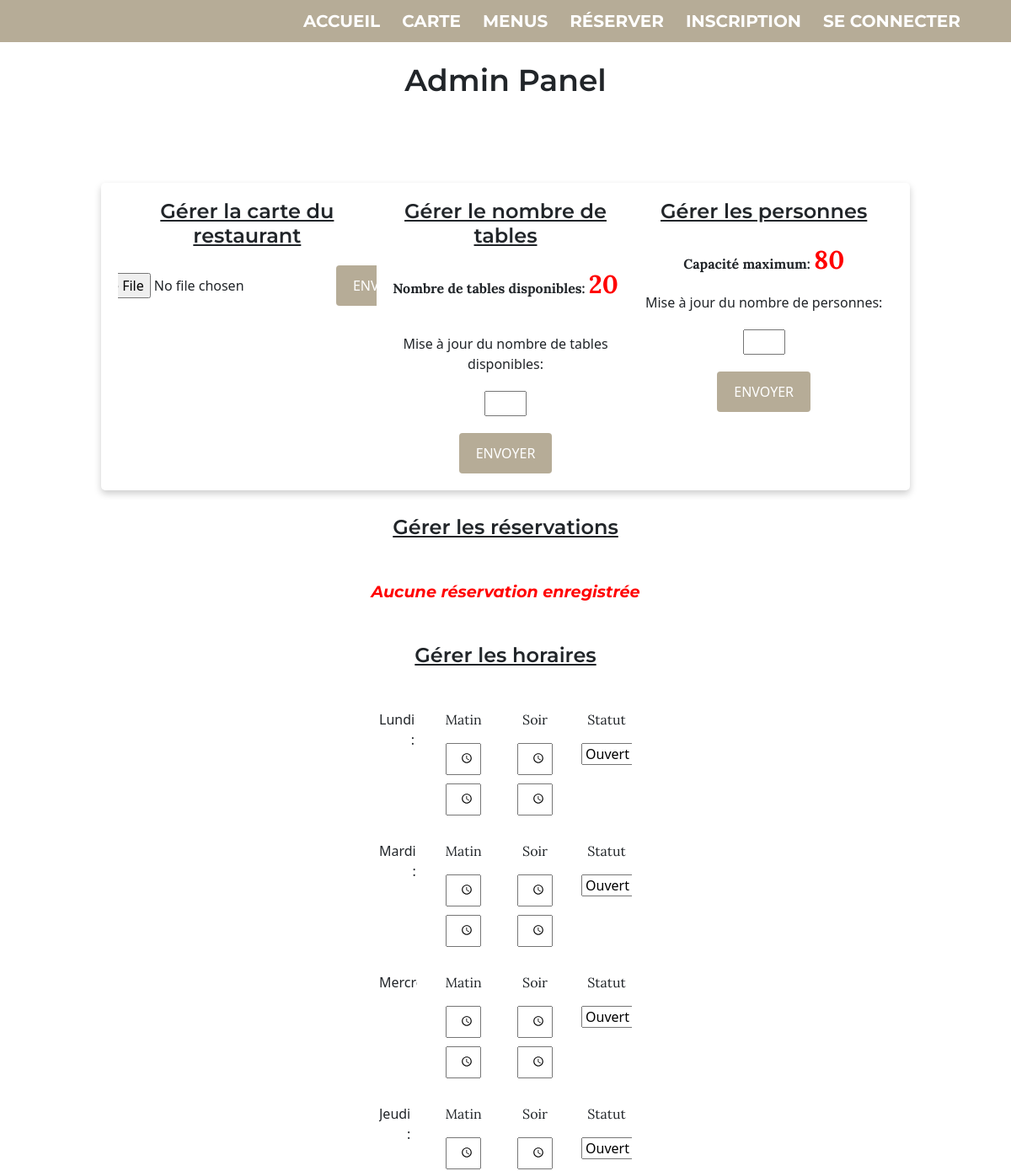
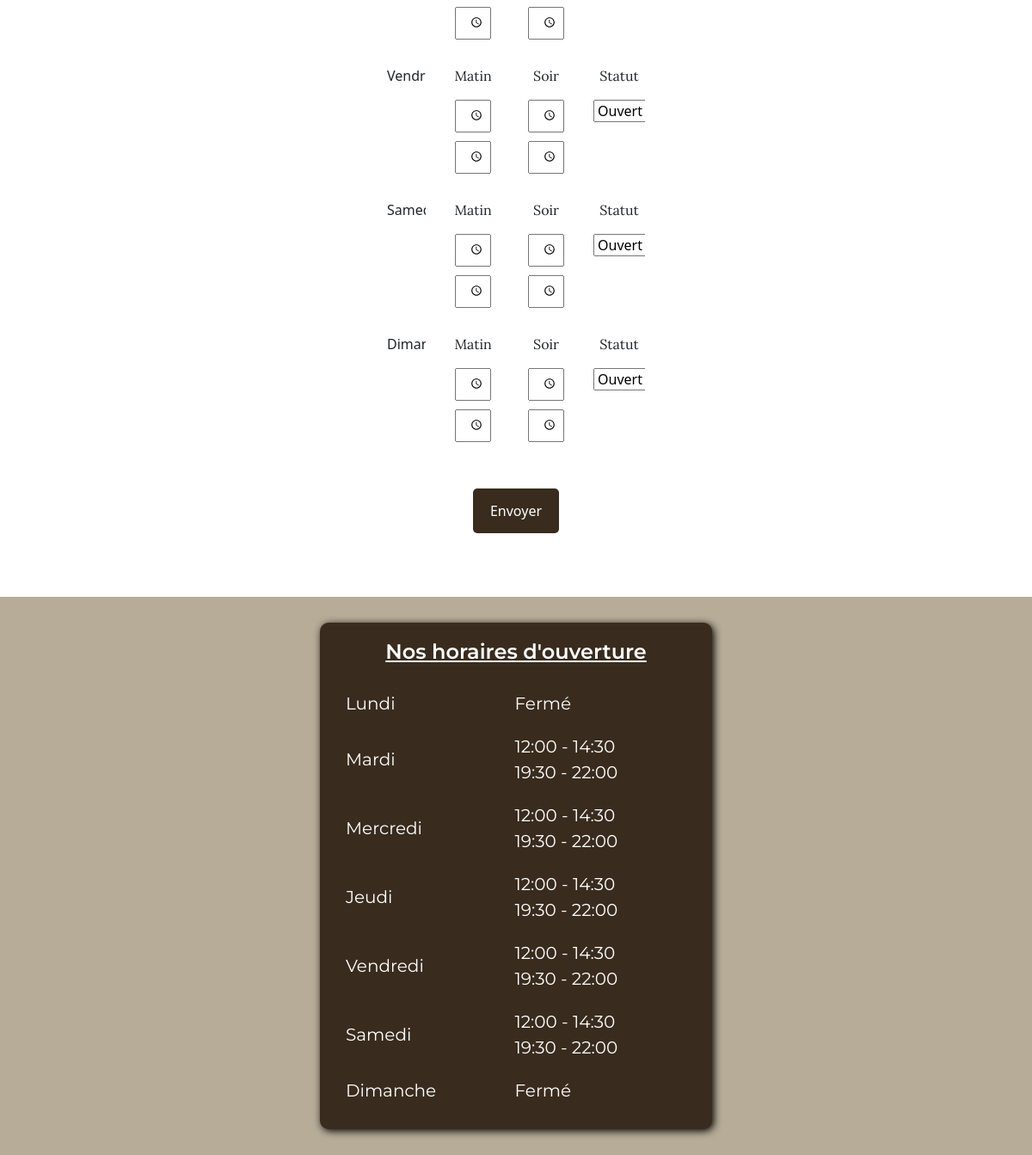
The app's page /front/src/pages/admin.php with its own data (2 pictures, top to bottom).
### tables this page shows
CREATE TABLE `tables` (
  `available` int DEFAULT NULL,
  `table_id` int NOT NULL AUTO_INCREMENT,
  PRIMARY KEY (`table_id`),
  CONSTRAINT `available_check` CHECK ((`available` >= 0))
);

CREATE TABLE `restaurant_capacity` (
  `id` int NOT NULL AUTO_INCREMENT,
  `capacity` int NOT NULL,
  PRIMARY KEY (`id`)
);

CREATE TABLE `restauranthours` (
  `id` int NOT NULL AUTO_INCREMENT,
  `day` varchar(10) NOT NULL,
  `open_morning` time NOT NULL,
  `close_morning` time NOT NULL,
  `open_evening` time NOT NULL,
  `close_evening` time NOT NULL,
  `status` tinyint NOT NULL DEFAULT '1',
  PRIMARY KEY (`id`)
);

### front/src/component/adminUpdateHours.php (the view, shortened to what this page needs)
<div class="container-footer">
  <h2>Nos horaires d'ouverture</h2>
  <table>
    <tbody>
      <?php
        $days = array('Lundi', 'Mardi', 'Mercredi', 'Jeudi', 'Vendredi', 'Samedi', 'Dimanche');
        foreach ($days as $day) {
          $query = "SELECT open_morning, close_morning, open_evening, close_evening, status FROM restauranthours WHERE day='$day'";
          $result = mysqli_query($conn, $query);
          $row = mysqli_fetch_assoc($result);
          $openMorning = $row['open_morning'];
          $closeMorning = $row['close_morning'];
          $openEvening = $row['open_evening'];
          $closeEvening = $row['close_evening'];
          $status = $row['status'];
          if ($status == 0) {
            echo "<tr><td>$day</td><td>Fermé</td></tr>";
          } else {
            echo "<tr><td>$day</td><td>" . date("H:i", strtotime($openMorning)) . " - " . date("H:i", strtotime($closeMorning)) . "<br>" . date("H:i", strtotime($openEvening)) . " - " . date("H:i", strtotime($closeEvening)) . "</td></tr>";
          }
        }
      ?>
    </tbody>
  </table>
</div>

### front/src/component/admin/adminPanel.php (shortened to what this page needs)
<h1 class="admin-panel-title">Admin Panel</h1>
<div class="admin-panel">
  <div class="admin-panel-section">
    <h2 class="admin-title-carte">Gérer la carte du restaurant</h2>
    <form action="../../../includes/csv.inc.php" method="post" enctype="multipart/form-data" class="admin-panel-form">
      <input type="file" name="plats_upload" class="admin-panel-input-file">
      <input type="submit" value="ENVOYER" class="admin-panel-submit-button">
    </form>
  </div>
  <div class="admin-panel-section">
    <h2 class="admin-title-table">Gérer le nombre de tables</h2>
    <?php
      include_once '../../../includes/dbh.inc.php';
      $select_query = "SELECT available FROM tables";
      $result = mysqli_query($conn, $select_query);
      $row = mysqli_fetch_assoc($result);
      $table_count = $row['available'] ?? 0;
    ?>
      <p class="text-table">Nombre de tables disponibles: <span style="font-size:30px; color:red;"><?php echo $table_count; ?></span></p>
      <form action="http://localhost/STUDI/ECF/SiteWeb/front/src/component/adminUpdateTables.php" method="post" class="form-table">
        <label for="table_count" class="table-count">Mise à jour du nombre de tables disponibles:</label>
        <input type="number" id="table_count" name="table_count" min="0" style="width:50px">
        <input type="submit" value="ENVOYER">
      </form>
  </div>
  <div class="admin-panel-section">
    <h2 class="admin-title-people">Gérer les personnes</h2>
    <?php
      include_once '../../../includes/dbh.inc.php';
      $select_query = "SELECT capacity FROM restaurant_capacity";
      $result = mysqli_query($conn, $select_query);
      $row = mysqli_fetch_assoc($result);
      $people_count = $row['capacity'] ?? 0;
    ?>
  <p class="text-capacity">Capacité maximum: <span style="font-size:30px; color:red;"><?php echo $people_count; ?></span></p>
      <form action="http://localhost/STUDI/ECF/SiteWeb/front/src/component/adminUpdatePeopleCount.php" method="post" class="form-people">
        <label for="people_count" class="people-count">Mise à jour du nombre de personnes:</label>
        <input type="number" id="people_count" name="people_count" min="0" style="width:50px">
        <input type="submit" value="ENVOYER">
      </form>
  </div>
</div>
<h2 class="booking-title">Gérer les réservations</h2>
<?php
  include_once '../../../includes/dbh.inc.php';
  $allergyBool = array(
    "yes" => "Oui",
    "no" => "Non"
  );
  $allergyMap = array(
    "gluten" => "Gluten",
    "milk" => "Lait",
    "eggs" => "Oeufs",
    "peanut" => "Arachide",
    "nuts" => "Fruit à coque",
    "seafood" => "Fruit de la mer",
    "mollusc" => "Mollusque",
    "fish" => "Poisson",
    "celery" => "Céleri",
    "soja" => "Soja",
    "sesame" => "Sésame",
    "lupin" => "Lupin",
    "sulfite" => "Sulfites",
    "other-allergy" => "Autres"
  );
  $sql = "SELECT * FROM booking";
  $result = mysqli_query($conn, $sql);
  if (mysqli_num_rows($result) > 0) {
      echo "<table class='booking-table'>";
      echo "<tr>";
      echo "<th class='booking-table-header'>Date</th>";
      echo "<th class='booking-table-header'>Heure</th>";
      echo "<th class='booking-table-header'>Nom</th>";
      echo "<th class='booking-table-header'>Email</th>";
      echo "<th class='booking-table-header'>Téléphone</th>";
      echo "<th class='booking-table-header'>Nombre de couverts</th>";
      echo "<th class='booking-table-header'>Allergie</th>";
      echo "<th class='booking-table-header'>Type d'allergie</th>";
      echo "<th class='booking-table-header'>Supprimer</th>";
      echo "</tr>";
      while ($row = mysqli_fetch_assoc($result)) {
        echo "<tr class='booking-table-row'>";
        echo "<td class='booking-table-data'>" . (new DateTime($row["date"]))->format("d-m-Y") . "</td>";
        echo "<td class='booking-table-data'>" . $row["time"] . "</td>";
        echo "<td class='booking-table-data'>" . $row["name"] . "</td>";
        echo "<td class='booking-table-data'>" . $row["email"] . "</td>";
        echo "<td class='booking-table-data'>" . $row["phone"] . "</td>";
        echo "<td class='booking-table-data'>" . $row["guests"] . "</td>";
        echo "<td class='booking-table-data'>" . $allergyBool[$row["allergy"]] . "</td>";
        echo "<td class='booking-table-data'>" . (array_key_exists($row["allergy_type"], $allergyMap) ? $allergyMap[$row["allergy_type"]] : "") . "</td>";
        echo "<td><button class='delete-btn' onclick='deleteBooking(".$row['id'].")'>Supprimer</button></td>";
        echo "</tr>";
      }
      echo "</table>";
  } else {
      echo "<h3 class='no-booking'>Aucune réservation enregistrée</h3>";
  }
?>
<h2 class="title-hours">Gérer les horaires</h2>
  <form action="http://localhost/STUDI/ECF/SiteWeb/includes/updateHours.inc.php" method="post" class="form-hours-update">
      <div class="day-hours-container">
        <div class="day-hours-row">
          <div class="weekday-label-col">
            <label for="lundiOpenMorning">Lundi :</label>
          </div>
          <div class="morning-hours-col">
            <p class="morning-evening">Matin</p>
            <input type="time" id="lundiOpenMorning" name="lundiOpenMorning">
            <input type="time" id="lundiCloseMorning" name="lundiCloseMorning">
          </div>
          <div class="evening-hours-col">
            <p class="morning-evening">Soir</p>
            <input type="time" id="lundiOpenEvening" name="lundiOpenEvening">
            <input type="time" id="lundiCloseEvening" name="lundiCloseEvening">
          </div>
          <div class="status-col">
            <p class="status-day">Statut</p>
            <select id="lundiStatus" name="lundiStatus">
              <option value="1">Ouvert</option>
            </select>
          </div>
        </div>
      </div>
      <div class="day-hours-container">
        <div class="day-hours-row">
          <div class="weekday-label-col">
            <label for="mardiOpenMorning">Mardi :</label>
          </div>
          <div class="morning-hours-col">
            <p class="morning-evening">Matin</p>
            <input type="time" id="mardiOpenMorning" name="mardiOpenMorning">
            <input type="time" id="mardiCloseMorning" name="mardiCloseMorning">
          </div>
          <div class="evening-hours-col">
            <p class="morning-evening">Soir</p>
            <input type="time" id="mardiOpenEvening" name="mardiOpenEvening">
            <input type="time" id="mardiCloseEvening" name="mardiCloseEvening">
          </div>
          <div class="status-col">
            <p class="status-day">Statut</p>
            <select id="mardiStatus" name="mardiStatus">
              <option value="1">Ouvert</option>
            </select>
          </div>
        </div>
      </div>
      <div class="day-hours-container">
        <div class="day-hours-row">
          <div class="weekday-label-col">
            <label for="mercrediOpenMorning">Mercredi :</label>
          </div>
          <div class="morning-hours-col">
            <p class="morning-evening">Matin</p>
            <input type="time" id="mercrediOpenMorning" name="mercrediOpenMorning">
            <input type="time" id="mercrediCloseMorning" name="mercrediCloseMorning">
          </div>
          <div class="evening-hours-col">
            <p class="morning-evening">Soir</p>
            <input type="time" id="mercrediOpenEvening" name="mercrediOpenEvening">
            <input type="time" id="mercrediCloseEvening" name="mercrediCloseEvening">
          </div>
          <div class="status-col">
            <p class="status-day">Statut</p>
            <select id="mercrediStatus" name="mercrediStatus">
              <option value="1">Ouvert</option>
            </select>
          </div>
        </div>
      </div>
      <div class="day-hours-container">
        <div class="day-hours-row">
          <div class="weekday-label-col">
            <label for="jeudiOpenMorning">Jeudi :</label>
          </div>
          <div class="morning-hours-col">
            <p class="morning-evening">Matin</p>
            <input type="time" id="jeudiOpenMorning" name="jeudiOpenMorning">
            <input type="time" id="jeudiCloseMorning" name="jeudiCloseMorning">
          </div>
          <div class="evening-hours-col">
            <p class="morning-evening">Soir</p>
            <input type="time" id="jeudiOpenEvening" name="jeudiOpenEvening">
            <input type="time" id="jeudiCloseEvening" name="jeudiCloseEvening">
          </div>
          <div class="status-col">
            <p class="status-day">Statut</p>
            <select id="jeudiStatus" name="jeudiStatus">
              <option value="1">Ouvert</option>
            </select>
          </div>
        </div>
      </div>
       <div class="day-hours-container">
        <div class="day-hours-row">
          <div class="weekday-label-col">
            <label for="vendrediOpenMorning">Vendredi :</label>
          </div>
          <div class="morning-hours-col">
            <p class="morning-evening">Matin</p>
            <input type="time" id="vendrediOpenMorning" name="vendrediOpenMorning">
            <input type="time" id="vendrediCloseMorning" name="vendrediCloseMorning">
          </div>
          <div class="evening-hours-col">
            <p class="morning-evening">Soir</p>
            <input type="time" id="vendrediOpenEvening" name="vendrediOpenEvening">
            <input type="time" id="vendrediCloseEvening" name="vendrediCloseEvening">
          </div>
          <div class="status-col">
            <p class="status-day">Statut</p>
            <select id="vendrediStatus" name="vendrediStatus">
              <option value="1">Ouvert</option>
            </select>
          </div>
        </div>
      </div>
      <div class="day-hours-container">
        <div class="day-hours-row">
          <div class="weekday-label-col">
            <label for="samediOpenMorning">Samedi :</label>
          </div>
          <div class="morning-hours-col">
            <p class="morning-evening">Matin</p>
            <input type="time" id="samediOpenMorning" name="samediOpenMorning">
            <input type="time" id="samediCloseMorning" name="samediCloseMorning">
          </div>
          <div class="evening-hours-col">
            <p class="morning-evening">Soir</p>
            <input type="time" id="samediOpenEvening" name="samediOpenEvening">
            <input type="time" id="samediCloseEvening" name="samediCloseEvening">
          </div>
          <div class="status-col">
            <p class="status-day">Statut</p>
            <select id="samediStatus" name="samediStatus">
              <option value="1">Ouvert</option>
            </select>
          </div>
        </div>
      </div>
      <div class="day-hours-container">
        <div class="day-hours-row">
          <div class="weekday-label-col">
            <label for="dimancheOpenMorning">Dimanche :</label>
          </div>
          <div class="morning-hours-col">
            <p class="morning-evening">Matin</p>
            <input type="time" id="dimancheOpenMorning" name="dimancheOpenMorning">
            <input type="time" id="dimancheCloseMorning" name="dimancheCloseMorning">
          </div>
          <div class="evening-hours-col">
            <p class="morning-evening">Soir</p>
            <input type="time" id="dimancheOpenEvening" name="dimancheOpenEvening">
            <input type="time" id="dimancheCloseEvening" name="dimancheCloseEvening">
          </div>
          <div class="status-col">
            <p class="status-day">Statut</p>
            <select id="dimancheStatus" name="dimancheStatus">
              <option value="1">Ouvert</option>
            </select>
          </div>
        </div>
      </div>
  <div class="hours-submit-container">
    <form action="http://localhost/STUDI/ECF/SiteWeb/front/src/component/adminUpdateHours.php" method="post">
    <input type="submit" value="Envoyer" class="input-hours">
    </form>
  </div>

### css/style.css (style rules this page uses)
*, body { box-sizing: border-box; scroll-behavior: smooth; overflow-x: hidden; }
h1, h2, h3, h4, h5, h6 { font-family: 'Montserrat', sans-serif; font-weight: 600; }
p { font-family: 'Lora', sans-serif; font-weight: 400; }
.admin-panel-title { font-size: 36px; text-align: center; margin-bottom: 100px; font-family: 'Montserrat', sans-serif; }
.admin-panel { display: flex; justify-content: space-between; margin-top: 20px; width: 80%; margin: 0 auto; padding: 20px; box-shadow: 0 4px 8px 0 rgba(0,0,0,0.2); border-radius: 5px; margin-bottom: 30px; }
.admin-panel-section { width: 45%; }
.admin-title-people { text-align: center; margin-bottom: 20px; }
.admin-title-carte { text-align: center; margin-bottom: 20px; }
.admin-title-table { text-align: center; margin-bottom: 20px; }
.admin-panel-form { display: flex; justify-content: center; align-items: center; }
.admin-panel-input-file { margin-right: 10px; }
.no-booking { color: red; font-style: italic; font-size: 1.2em; font-weight: bold; text-align: center; margin: 50px; }
.text-table { font-weight: bold; margin-top: 20px; text-align: center; }
.text-capacity { font-weight: bold; margin-top: 20px; text-align: center; }
.table-count { margin: 0 auto; text-align: center; margin-top: 20px; margin-bottom: 20px; }
.form-table { display: flex; flex-direction: column; align-items: center; }
#table_count { margin-bottom: 20px; }
.form-people { display: flex; flex-direction: column; align-items: center; }
#people_count { margin-bottom: 20px; margin-top: 20px; }
.admin-panel input[type="submit"] { background-color: #B6AC97; color: white; padding: 12px 20px; border: none; border-radius: 4px; cursor: pointer; font-size: 16px; }
.title-hours { font-family: 'Montserrat', sans-serif;; text-align: center; margin-bottom: 50px; }
.form-hours-update { width: 25%; margin: 0 auto; }
.day-hours-container { margin-bottom: 20px; }
.day-hours-row { display: flex; justify-content: space-between; }
.weekday-label-col { width: 15%; text-align: right; padding-right: 10px; }
.morning-hours-col, .evening-hours-col, .status-col { width: 20%; text-align: center; }
input[type="time"] { width: 70%; margin-bottom: 10px; padding: 5px; font-size: 16px; }
.hours-submit-container { display: flex; justify-content: center; align-items: center; height: 100px; }
.input-hours { background-color: #392C1E; color: white; padding: 14px 20px; border: none; cursor: pointer; border-radius: 5px; }
.container-footer { background-color: #392C1E; padding: 20px; border-radius: 10px; box-shadow: 2px 2px 10px black; width: 30%; }
h2 { text-align: center; font-size: 24px; margin-bottom: 20px; text-decoration: underline; }
table { width: 100%; border-collapse: collapse; margin-top: 20px; }
td { font-family: 'Montserrat', sans-serif; border: 1px; padding: 10px; text-align: left; font-size: 18px; }
@media only screen and (max-width: 1440px) { .container-footer { width: 40%; } }
@media only screen and (max-width: 1440px) { td { font-size: 20px; } }

### records on screen
tables: available "20"
restaurant_capacity: capacity "80"
restauranthours: day "Mardi", open_morning "12:00", close_morning "14:30", open_evening "19:30", close_evening "22:00"
restauranthours: day "Mercredi", open_morning "12:00", close_morning "14:30", open_evening "19:30", close_evening "22:00"
restauranthours: day "Jeudi", open_morning "12:00", close_morning "14:30", open_evening "19:30", close_evening "22:00"
restauranthours: day "Vendredi", open_morning "12:00", close_morning "14:30", open_evening "19:30", close_evening "22:00"
restauranthours: day "Samedi", open_morning "12:00", close_morning "14:30", open_evening "19:30", close_evening "22:00"

### other values on screen
$day "Lundi"
$day "Dimanche"
